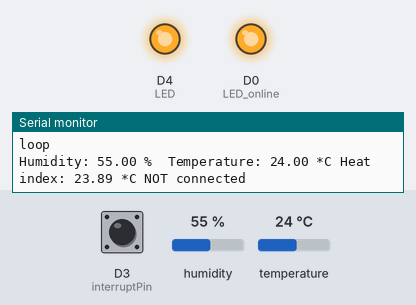
A sketch run on a simulated ESP8266 (NodeMCU). On the bench: output pins drawn as LEDs (lit = HIGH), the last lines printed to the serial monitor. The inputs (shaded band) are chosen by the test bench; at power-on: D3 (interruptPin) HIGH, humidity 55 %, temperature 24 °C. WiFi joins after 1.5 s; servers stay silent unless stated.

Above: at 2.8 s.
2.9 s: D3 (interruptPin) pulled LOW for 2.35 s
At 6.7 s:
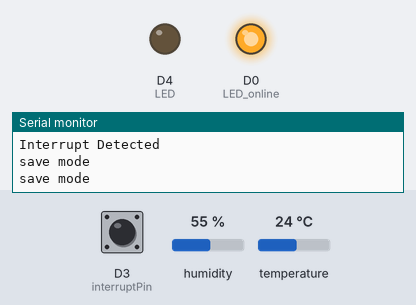
At 7.9 s:
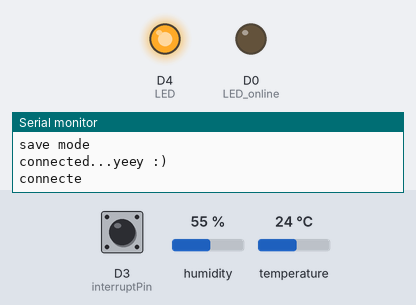
8.9 s: D3 (interruptPin) pulled LOW for 2.35 s
Timing chart, 0 to 11.9 s (numbered marks = the images above; inputs shaded):
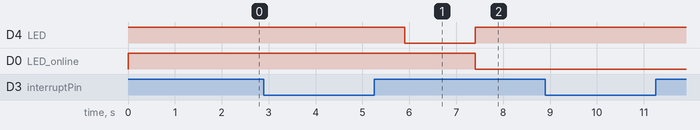

The sketch:

auto_conect_DHT.ino
```cpp
//D0 <---> LED_online<-->3V

#include <ESP8266WiFi.h>          //https://github.com/esp8266/Arduino
#include <DNSServer.h>
#include <ESP8266WebServer.h>
#include "WiFiManager.h"         //https://github.com/tzapu/WiFiManager
#include "DHT.h"

#define DHTPIN D5
#define DHTTYPE DHT22

DHT dht(DHTPIN, DHTTYPE);
std::unique_ptr<ESP8266WebServer> server;

const int interruptPin = 0; //GPIO 0 (Flash Button)
const int LED=2;   //On board blue LED
const int LED_online=16;   //D0 led out
long time_start,time_stop;
int sta=1;
float temp,humid,hic,temp_x,humid_x,hic_x;

void handleRoot() {
  server->send(200, "text/plain", "hello from esp8266!");
}

void handleNotFound() {
  String message = "File Not Found\n\n";
  message += "URI: ";
  message += server->uri();
  message += "\nMethod: ";
  message += (server->method() == HTTP_GET) ? "GET" : "POST";
  message += "\nArguments: ";
  message += server->args();
  message += "\n";
  for (uint8_t i = 0; i < server->args(); i++) {
    message += " " + server->argName(i) + ": " + server->arg(i) + "\n";
  }
  server->send(404, "text/plain", message);
}

void setup() {

  Serial.begin(115200);
  dht.begin();

  pinMode(LED,OUTPUT);
  pinMode(LED_online,OUTPUT);  //led out
  pinMode(interruptPin, INPUT_PULLUP);
  attachInterrupt(digitalPinToInterrupt(interruptPin), handleInterrupt, FALLING);
  digitalWrite(LED,HIGH); //LED off
  digitalWrite(LED_online,HIGH); //LED off


}

void loop() {
  if(sta==1){
    Serial.println("loop");
    //--------------------------------
    float humid_x = dht.readHumidity();
    float temp_x = dht.readTemperature();
    float hic_x = dht.computeHeatIndex(temp, humid, false);
    if (isnan(humid_x) || isnan(temp_x)){
      //Serial.println("Failed to read from DHT sensor!");
      //return;
    }
    else{
      humid = humid_x;
      temp = temp_x;
      hic = hic_x;
    }

    Serial.print("Humidity: ");  Serial.print(humid);  Serial.print(" %\t");
    Serial.print("Temperature: ");  Serial.print(temp);  Serial.print(" *C ");
    Serial.print("Heat index: ");  Serial.print(hic);  Serial.print(" *C ");


    //--------------------------------
  }
  else{
    Serial.println("save mode");
    WiFiManager wifiManager;
    //wifiManager.resetSettings();
    wifiManager.autoConnect("HumidTempA01");

    //if you get here you have connected to the WiFi
    Serial.println("connected...yeey :)");
    sta = 1;
    digitalWrite(LED,HIGH); //LED off

    }
  //check connection
  if(WiFi.status() == WL_CONNECTED){
    Serial.println("connecte");
    digitalWrite(LED_online,LOW); //LED on

  }
  else{
    Serial.println("NOT connected");
    digitalWrite(LED_online,HIGH); //LED off
  }

  delay(500);

}

void handleInterrupt() {
    Serial.println("Interrupt Detected");

    if(sta==0){   //out from save mode
      sta = 1;
      digitalWrite(LED,HIGH); //LED off
      Serial.println("OUT from save mode");
      ESP.reset();

    }
    else{   //to savemode
      time_start = millis();
      while(digitalRead(interruptPin)==0){
        if(millis()-time_start > 3000){
           Serial.println("save mode");
           sta = 0;
           digitalWrite(LED,LOW); //LED on
           break;
        }
      }
    }


}
```

Measured:
- after the input at 2.9 s, D4 (LED): HIGH → LOW after 3.0 s, → HIGH 1.5 s later; D0 (LED_online): HIGH → LOW after 4.5 s
